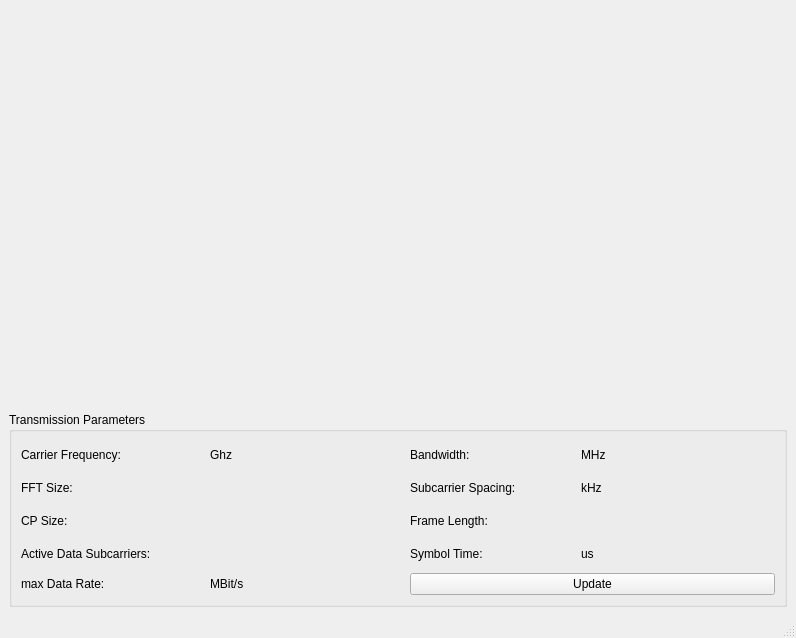
<?xml version="1.0" encoding="UTF-8"?>
<ui version="4.0">
 <class>MainWindow</class>
 <widget class="QMainWindow" name="MainWindow">
  <property name="geometry">
   <rect>
    <x>0</x>
    <y>0</y>
    <width>796</width>
    <height>638</height>
   </rect>
  </property>
  <property name="windowTitle">
   <string>MainWindow</string>
  </property>
  <widget class="QWidget" name="centralwidget">
   <layout class="QVBoxLayout" name="verticalLayout">
    <item>
     <widget class="QwtPlot" name="qwtPlotPowerallocation"/>
    </item>
    <item>
     <widget class="QwtPlot" name="qwtPlotBitloading"/>
    </item>
    <item>
     <widget class="QGroupBox" name="groupBox">
      <property name="title">
       <string>Transmission Parameters</string>
      </property>
      <layout class="QGridLayout" name="gridLayout">
       <item row="0" column="0">
        <widget class="QLabel" name="label_7">
         <property name="text">
          <string>Carrier Frequency:</string>
         </property>
        </widget>
       </item>
       <item row="0" column="1">
        <spacer name="horizontalSpacer_6">
         <property name="orientation">
          <enum>Qt::Horizontal</enum>
         </property>
         <property name="sizeType">
          <enum>QSizePolicy::Fixed</enum>
         </property>
         <property name="sizeHint" stdset="0">
          <size>
           <width>40</width>
           <height>20</height>
          </size>
         </property>
        </spacer>
       </item>
       <item row="0" column="2">
        <layout class="QHBoxLayout" name="horizontalLayout">
         <item>
          <widget class="QLabel" name="labelCarrierFrequency">
           <property name="text">
            <string/>
           </property>
          </widget>
         </item>
         <item>
          <widget class="QLabel" name="label_2">
           <property name="text">
            <string>Ghz</string>
           </property>
          </widget>
         </item>
         <item>
          <spacer name="horizontalSpacer_3">
           <property name="orientation">
            <enum>Qt::Horizontal</enum>
           </property>
           <property name="sizeHint" stdset="0">
            <size>
             <width>40</width>
             <height>20</height>
            </size>
           </property>
          </spacer>
         </item>
        </layout>
       </item>
       <item row="0" column="3">
        <widget class="QLabel" name="label_17">
         <property name="text">
          <string>Bandwidth:</string>
         </property>
        </widget>
       </item>
       <item row="0" column="4">
        <spacer name="horizontalSpacer_7">
         <property name="orientation">
          <enum>Qt::Horizontal</enum>
         </property>
         <property name="sizeType">
          <enum>QSizePolicy::Fixed</enum>
         </property>
         <property name="sizeHint" stdset="0">
          <size>
           <width>40</width>
           <height>20</height>
          </size>
         </property>
        </spacer>
       </item>
       <item row="0" column="5">
        <layout class="QHBoxLayout" name="horizontalLayout_3">
         <item>
          <widget class="QLabel" name="labelBandwidth">
           <property name="text">
            <string/>
           </property>
          </widget>
         </item>
         <item>
          <widget class="QLabel" name="label_6">
           <property name="text">
            <string>MHz</string>
           </property>
          </widget>
         </item>
         <item>
          <spacer name="horizontalSpacer">
           <property name="orientation">
            <enum>Qt::Horizontal</enum>
           </property>
           <property name="sizeHint" stdset="0">
            <size>
             <width>40</width>
             <height>20</height>
            </size>
           </property>
          </spacer>
         </item>
        </layout>
       </item>
       <item row="1" column="0">
        <widget class="QLabel" name="label_3">
         <property name="text">
          <string>FFT Size:</string>
         </property>
        </widget>
       </item>
       <item row="1" column="2">
        <widget class="QLabel" name="labelFFTSize">
         <property name="text">
          <string/>
         </property>
        </widget>
       </item>
       <item row="1" column="3">
        <widget class="QLabel" name="label_11">
         <property name="text">
          <string>Subcarrier Spacing:</string>
         </property>
        </widget>
       </item>
       <item row="1" column="5">
        <layout class="QHBoxLayout" name="horizontalLayout_4">
         <item>
          <widget class="QLabel" name="labelSubcarrierSpacing">
           <property name="text">
            <string/>
           </property>
          </widget>
         </item>
         <item>
          <widget class="QLabel" name="label_4">
           <property name="text">
            <string>kHz</string>
           </property>
          </widget>
         </item>
         <item>
          <spacer name="horizontalSpacer_2">
           <property name="orientation">
            <enum>Qt::Horizontal</enum>
           </property>
           <property name="sizeHint" stdset="0">
            <size>
             <width>40</width>
             <height>20</height>
            </size>
           </property>
          </spacer>
         </item>
        </layout>
       </item>
       <item row="2" column="0">
        <widget class="QLabel" name="label_5">
         <property name="text">
          <string>CP Size:</string>
         </property>
        </widget>
       </item>
       <item row="2" column="2">
        <widget class="QLabel" name="labelCPSize">
         <property name="text">
          <string/>
         </property>
        </widget>
       </item>
       <item row="2" column="3">
        <widget class="QLabel" name="label_15">
         <property name="text">
          <string>Frame Length:</string>
         </property>
        </widget>
       </item>
       <item row="2" column="5">
        <widget class="QLabel" name="labelFrameLength">
         <property name="text">
          <string/>
         </property>
        </widget>
       </item>
       <item row="3" column="0">
        <widget class="QLabel" name="label">
         <property name="text">
          <string>Active Data Subcarriers:</string>
         </property>
        </widget>
       </item>
       <item row="3" column="2">
        <widget class="QLabel" name="labelDataSubcarriers">
         <property name="text">
          <string/>
         </property>
        </widget>
       </item>
       <item row="3" column="3">
        <widget class="QLabel" name="label_9">
         <property name="text">
          <string>Symbol Time:</string>
         </property>
        </widget>
       </item>
       <item row="3" column="5">
        <layout class="QHBoxLayout" name="horizontalLayout_5">
         <item>
          <widget class="QLabel" name="labelSymbolTime">
           <property name="text">
            <string/>
           </property>
          </widget>
         </item>
         <item>
          <widget class="QLabel" name="label_10">
           <property name="text">
            <string>us</string>
           </property>
          </widget>
         </item>
         <item>
          <spacer name="horizontalSpacer_5">
           <property name="orientation">
            <enum>Qt::Horizontal</enum>
           </property>
           <property name="sizeHint" stdset="0">
            <size>
             <width>40</width>
             <height>20</height>
            </size>
           </property>
          </spacer>
         </item>
        </layout>
       </item>
       <item row="4" column="0">
        <widget class="QLabel" name="label_13">
         <property name="text">
          <string>max Data Rate:</string>
         </property>
        </widget>
       </item>
       <item row="4" column="2">
        <layout class="QHBoxLayout" name="horizontalLayout_2">
         <item>
          <widget class="QLabel" name="labelMaxDataRate">
           <property name="text">
            <string/>
           </property>
          </widget>
         </item>
         <item>
          <widget class="QLabel" name="label_8">
           <property name="text">
            <string>MBit/s</string>
           </property>
          </widget>
         </item>
         <item>
          <spacer name="horizontalSpacer_4">
           <property name="orientation">
            <enum>Qt::Horizontal</enum>
           </property>
           <property name="sizeHint" stdset="0">
            <size>
             <width>40</width>
             <height>20</height>
            </size>
           </property>
          </spacer>
         </item>
        </layout>
       </item>
       <item row="4" column="3" colspan="3">
        <widget class="QPushButton" name="pushButtonUpdate">
         <property name="text">
          <string>Update</string>
         </property>
        </widget>
       </item>
      </layout>
     </widget>
    </item>
   </layout>
   <zorder>qwtPlotBitloading</zorder>
   <zorder>groupBox</zorder>
   <zorder>qwtPlotPower allocation</zorder>
  </widget>
  <widget class="QMenuBar" name="menubar">
   <property name="geometry">
    <rect>
     <x>0</x>
     <y>0</y>
     <width>796</width>
     <height>25</height>
    </rect>
   </property>
  </widget>
  <widget class="QStatusBar" name="statusbar"/>
 </widget>
 <customwidgets>
  <customwidget>
   <class>QwtPlot</class>
   <extends>QFrame</extends>
   <header>qwt</header>
  </customwidget>
 </customwidgets>
 <resources/>
 <connections/>
</ui>
